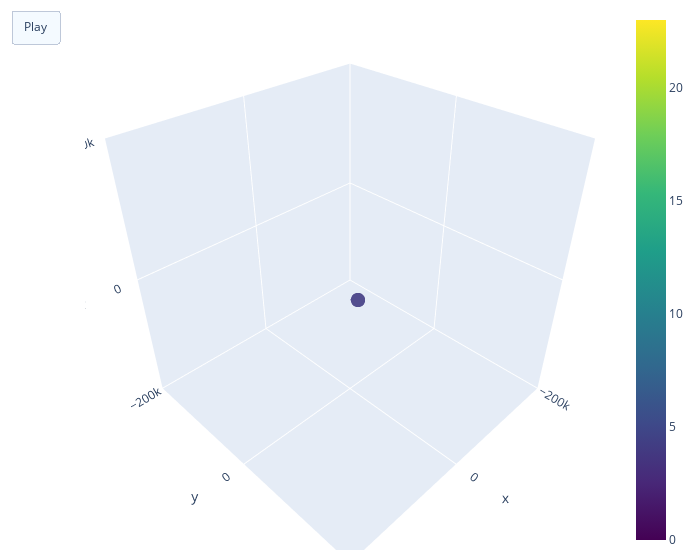

The cell this chart's notebook holds for it:
### Code cell
# Анимированное движение спутника

frames = []
x,y,z = [], [], []
framesTot = 100
for point in range(0, data.shape[0])[:framesTot]:
    if point == 0:
        x,y,z = [data.loc[point, 'x']], [data.loc[point, 'y']], [data.loc[point, 'z']]
    else:
        x.append(data.loc[point, 'x']), y.append(data.loc[point, 'y']), z.append(data.loc[point, 'z'])
        frames.append(go.Frame(data=[go.Scatter3d(x=x, y=y, z=z)]))
    
fig = go.Figure(
    data=[go.Scatter3d(x = [x[0]], y=[y[0]], z = [z[0]],
                      marker=dict(
                        #color='rgb(127, 127, 127)',
                        #color = np.arange(len(x)),
                        color = labels[:framesTot],
                        colorscale = 'Viridis',
                        showscale = True,
                        size=5, 
                        symbol='circle', 
                        opacity=0.9),
                   name = 'Real')],
    layout=go.Layout(
        updatemenus=[dict(
            type="buttons",
            buttons=[dict(label="Play",
                          method="animate",
                          args=[None])])]
    ),
    frames=frames
)


fig.update_layout(scene=dict(
    xaxis=dict(nticks=4, range=[-200000, 200000],),
    yaxis=dict(nticks=4, range=[-200000, 200000],),
    zaxis=dict(nticks=4, range=[-200000, 200000],),),
    width=700,
    margin=dict(r=20, l=10, b=10, t=10),
    updatemenus=[dict(
        type="buttons",
        buttons=[dict(label="Play",
                      method="animate",
                      args=[None])])]
)
fig.show()

### Figure 1 — Plotly figure (JSON) as saved in the notebook; plotly's stock layout.template omitted (floating-point values rounded to 4 significant figures)
{"data": [{"marker": {"color": [4, 6, 11, 12, 2, 9, 16, 19, 1, 21, 10, 22, 8, 23, 3, 20, 18, 5, 15, 17, 0, 13, 7, 14, 4, 6, 11, 12, 2, 9, 16, 19, 1, 21, 10, 22, 8, 23, 3, 20, 18, 5, 15, 17, 0, 13, 7, 14, 4, 6, 11, 12, 2, 9, 16, 19, 1, 21, 10, 22, 8, 23, 3, 20, 18, 5, 15, 17, 0, 13, 7, 14, 4, 6, 11, 12, 2, 9, 16, 19, 1, 21, 10, 22, 8, 23, 3, 20, 18, 5, 15, 17, 0, 13, 7, 14, 4, 6, 11, 12], "colorscale": [[0, "#440154"], [0.1111, "#482878"], [0.2222, "#3e4989"], [0.3333, "#31688e"], [0.4444, "#26828e"], [0.5556, "#1f9e89"], [0.6667, "#35b779"], [0.7778, "#6ece58"], [0.8889, "#b5de2b"], [1, "#fde725"]], "opacity": 0.9, "showscale": true, "size": 5, "symbol": "circle"}, "name": "Real", "type": "scatter3d", "x": [1897.0], "y": [16390.0], "z": [-23290.0]}], "layout": {"margin": {"b": 10, "l": 10, "r": 20, "t": 10}, "scene": {"xaxis": {"nticks": 4, "range": [-200000, 200000]}, "yaxis": {"nticks": 4, "range": [-200000, 200000]}, "zaxis": {"nticks": 4, "range": [-200000, 200000]}}, "updatemenus": [{"buttons": [{"args": [null], "label": "Play", "method": "animate"}], "type": "buttons"}], "width": 700}}
